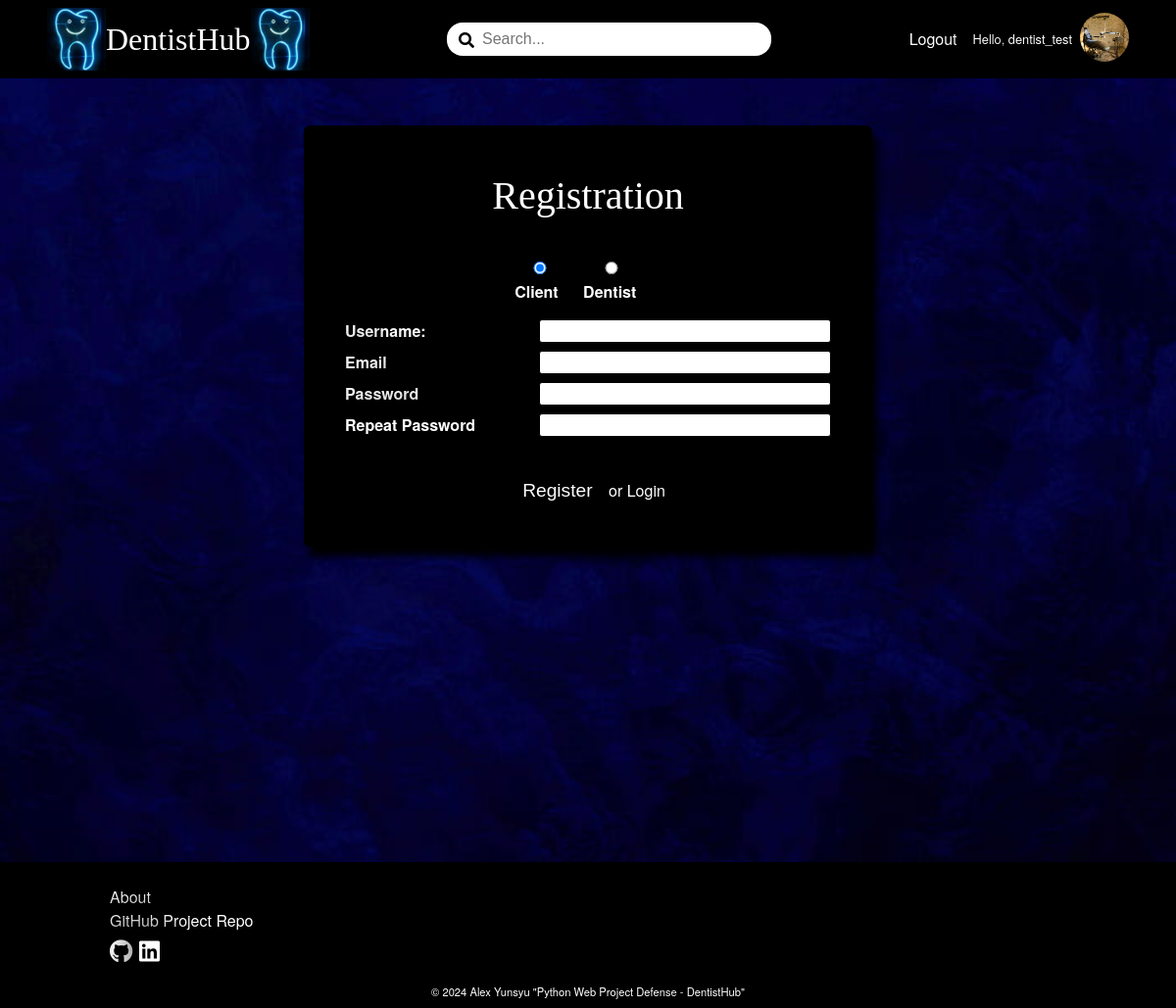
The page /account/register/ (signed in) on the database its author committed.
### DentistBook/account/models.py (models this page shows)
class AppUser(AbstractUser):
    MAX_LENGTH_ROLE = 15
    ROLES = (
        ('Client', 'Client'),
        ('Dentistsoffice', 'Dentist'),
    )
    role = models.CharField(
        max_length=MAX_LENGTH_ROLE,
        choices=ROLES,
        blank=True
    )

### DentistBook/dentistsoffice/models.py (models this page shows, shortened)
class DentistsofficeProfile(models.Model):
    MIN_LENGTH_NAME = 2
    MAX_LENGTH_NAME = 50
    MIN_LENGTH_ADDRESS = 5
    MAX_LENGTH_ADDRESS = 50
    MIN_LENGTH_CITY = 2
    MAX_LENGTH_CITY = 50
    MAX_DIGITS_GEOLOCATION = 18
    DECIMAL_PLACES_GEOLOCATION = 15
    MIN_VALUE_GEOLOCATION_LATITUDE = -90
    MAX_VALUE_GEOLOCATION_LATITUDE = 90
    MIN_VALUE_GEOLOCATION_LONGITUDE = -180
    MAX_VALUE_GEOLOCATION_LONGITUDE = 180
    MIN_LENGTH_ABOUT = 10
    MAX_LENGTH_ABOUT = 500
    class Meta:
        verbose_name = 'Dentists office Profile'
    name = models.CharField(
        max_length=MAX_LENGTH_NAME,
        validators=(validators.MinLengthValidator(MIN_LENGTH_NAME),),
        null=False,
        blank=False
    )
    address = models.CharField(
        max_length=MAX_LENGTH_ADDRESS,
        validators=(validators.MinLengthValidator(MIN_LENGTH_ADDRESS),),
        null=False,
        blank=False
    )
    city = models.CharField(
        max_length=MAX_LENGTH_CITY,
        validators=(
            validators.MinLengthValidator(MIN_LENGTH_CITY),
            validate_dentistsoffice_city_name,
        ),
        null=False,
        blank=False
    )
    geolocation_latitude = models.DecimalField(
        max_digits=MAX_DIGITS_GEOLOCATION,
        decimal_places=DECIMAL_PLACES_GEOLOCATION,
        validators=(
            validators.MinValueValidator(MIN_VALUE_GEOLOCATION_LATITUDE),
            validators.MaxValueValidator(MAX_VALUE_GEOLOCATION_LATITUDE)
        ),
        null=True,
        blank=True
        )
    geolocation_longitude = models.DecimalField(
        max_digits=MAX_DIGITS_GEOLOCATION,
        decimal_places=DECIMAL_PLACES_GEOLOCATION,
        validators=(
            validators.MinValueValidator(MIN_VALUE_GEOLOCATION_LONGITUDE),
            validators.MaxValueValidator(MAX_VALUE_GEOLOCATION_LONGITUDE)
        ),
        null=True,
        blank=True
        )
    about = models.TextField(
        max_length=MAX_LENGTH_ABOUT,
        validators=(validators.MinLengthValidator(MIN_LENGTH_ABOUT),),
        null=True,
        blank=True
    )
    dentistsoffice_picture = models.ImageField(
        upload_to='dentistsoffice-profile-pictures',
        validators=(validate_dentistsoffice_picture_file_size,),
        null=True,
        blank=True,
    )
    slug = models.SlugField(
        unique=True
    )
    user = models.OneToOneField(
        UserModel,
        on_delete=models.CASCADE,
        primary_key=True
    )

### DentistBook/account/views.py (the view, shortened to what this page needs)
# urls.py: path('register/', UserRegisterView.as_view(), name='register-page'),
class UserRegisterView(views.CreateView):
    template_name = 'account/register-page.html'
    form_class = RegisterUserForm
    success_url = reverse_lazy('home-page')

### DentistBook/account/forms.py (shortened to what this page needs)
class RegisterUserForm(auth_forms.UserCreationForm):
    role = forms.ChoiceField(
        choices=AppUser.ROLES,
        widget=forms.RadioSelect,
        required=True,
        initial='Client'
    )
    class Meta(auth_forms.UserCreationForm.Meta):
        model = UserModel
        fields = ('username', 'email', 'role')

### DentistBook/common/templatetags/custom_filters.py (called while the page is built)
@register.filter
def get_role(user):
    return user.role if user.is_authenticated else ''

### DentistBook/account/templates/account/register-page.html (shortened to what this page needs)
{% extends 'base.html' %}
{% load static %}
{% block content %}
    <div class="wall-picture-container">
        <div class="main-form-container">
        <div class="form-container">
            <h1>Registration</h1>
            <form action="{% url 'register-page' %}" method="post">
                <p>
                    {{ form.role }}
                </p>
                <p>
                    <label for="username">Username:</label>
                    {{ form.username}}
                </p>
                <p>
                    <label for="email">Email</label>
                    {{ form.email }}
                </p>
                <p>
                    <label for="password1">Password</label>
                    {{ form.password1 }}
                </p>
                <p>
                    <label for="password2">Repeat Password</label>
                    {{ form.password2 }}
                </p>
                <div class="form-buttons">
                    <div>
                        <button>Register</button>
                        or
                        <a href="{% url 'login-page' %}">Login</a>
                    </div>
                </div>
            </form>
        </div>
    </div>
    </div>
{% endblock %}

### templates/header.html (shortened to what this page needs)
{% load custom_filters %}
{% load static %}
<div class="home-logo">
    <a href="{% url 'home-page' %}">
        <img src="{% static 'images/dentistsoffice-pole.jpg' %}" alt="dentistsoffice-pole">
        <span>DentistHub</span>
        <img src="{% static 'images/dentistsoffice-pole.jpg' %}" alt="dentistsoffice-pole">
    </a>
</div>
<div class="search-field">
    <span><i class="fas fa-search"></i></span>
    <input type="text" id="search-input" placeholder="Search...">
</div>
<nav class="header-nav-links">
    <ul role="list">
        {% if not request.user.is_authenticated %}
            <li class="nav-item"><a href="{% url 'register-page' %}">Register</a></li>
            <li class="nav-item"><a href="{% url 'login-page' %}">Login</a></li>
        {% else %}
            <li class="nav-item"><a href="{% url 'logout-page' %}">Logout</a></li>
            {% if request.user|get_role == 'Client' %}
                <li class="nav-item nav-profile">
                    <a href="{% url 'client-details' %}">Hello, {{ request.user }}</a>
                    <a href="{% url 'client-details' %}">
                        {% if request.user.clientprofile.profile_picture %}
                            <img src="{{ request.user.clientprofile.profile_picture.url }}" alt="profile-picture-thumbnail" class="profile-picture-thumbnail">
                        {% else %}
                            <img src="{% static 'images/client-default-profile-picture.jpg' %}" alt="default_profile_picture" class="profile-picture-thumbnail">
                        {% endif %}
                    </a>
                </li>
            {% else %}
                <li class="nav-item nav-profile">
                    <a href="{% url 'dentistsoffice-details' slug=request.user.dentistsofficeprofile.slug %}">Hello, {{ request.user }}</a>
                    <a href="{% url 'dentistsoffice-details' slug=request.user.dentistsofficeprofile.slug %}">
                        {% if request.user.dentistsofficeprofile.dentistsoffice_picture %}
                            <img src="{{ request.user.dentistsofficeprofile.dentistsoffice_picture.url }}" alt="dentistsoffice-profile-picture-thumbnail" class="profile-picture-thumbnail">
                        {% else %}
                            <img src="{% static 'images/dentistsoffice-default-profile-picture.jpg' %}" alt="dentistsoffice-default_profile_picture" class="profile-picture-thumbnail">
                        {% endif %}
                    </a>
                </li>
            {% endif %}
        {% endif %}
    </ul>
</nav>

### static/css/styles.css (style rules this page uses)
:root { --button-brown: #370511; }
*, *::before, *::after { box-sizing: border-box; }
body, h1, h2, h3, h4, h5, h6, p, figure, blockquote, dl, dd { margin: 0; }
h1, h2, h3, h4, h5, h6, b, li, p { color: white; text-shadow: -10px -10px 30px rgba(0, 0, 0, 0.9), 10px -10px 30px rgba(0, 0, 0, 0.9), -10px 10px 30px rgba(0, 0, 0, 0.9), 10px 10px 30px rgba(0, 0, 0, 0.9); }
body { color: white; background-image: url('../images/website_photos/background.jpg'); background-size: cover; background-position: center; background-repeat: no-repeat; }
ul[role='list'], ol[role='list'] { list-style: none; padding: 0; margin: 0; }
a { text-decoration: none; color: inherit; }
body { font-family: 'Helvetica Neue', Arial, sans-serif; line-height: 1.5; height: 100% }
main h1 { font-family: Impact, fantasy; font-size: 3rem; }
header nav ul { display: flex; flex-direction: row; gap: 1rem; align-items: center; }
header a { color: white; }
.home-logo a { display: flex; flex-direction: row; align-items: center; font-size: 2rem; font-family: Impact, fantasy; font-weight: 500; }
.home-logo img { width: 60px; }
.search-field { position: relative; width: 30%; }
.search-field span { position: absolute; top: 6px; left: 12px; color: black; z-index: 1; }
.search-field input { padding: 0.5rem 2.25rem; width: 100%; border-radius: 16px; border: none; font-size: 1rem; }
ul { list-style: none; }
a { text-decoration: none; }
button { font-size: 1rem; background: black; color: white; margin: 8px; padding: 4px 4px; border-radius: 8px; border: 0px solid #FFFFFF; cursor: pointer; transition: transform 0.3s, color 0.3s, box-shadow 0.3s; }
.main-form-container { margin: 3rem; display: flex; flex-direction: column; justify-content: center; align-items: center; }
.form-container { background: rgb(0, 0, 0); display: flex; flex-direction: column; width: 580px; border: 2px solid black; border-radius: 6px; padding: 2rem; box-shadow: 5px 10px 8px #000000; }
.form-container h1 { font-size: 2.5rem; text-align: center; margin-bottom: 0.5rem; }
.form-container form p { display: flex; flex-direction: row; justify-content: space-between; margin: 0.5rem; }
.form-container form input, .form-container form textarea { width: 60%; border: 1px solid black; border-radius: 3px; }
div #id_role { display: flex; justify-content: center; align-self: center; width: 100%; }
.form-container form label { font-weight: bold; }
.form-buttons { margin-top: 2rem; display: flex; flex-direction: row; justify-content: center; }
.form-buttons button { font-size: 1.2rem; }
.profile-picture-thumbnail { width: 50px; height: 50px; object-fit: cover; overflow: hidden; border-radius: 50%; }
.nav-profile { display: flex; flex-direction: row; align-items: center; font-size: 0.8rem; gap: 8px; }
h1, h2, h3, h4, h5, h6 { font-family: 'Helvetica Neue', Arial, sans-serif; font-weight: 500; padding: 0.5rem 0; }
.wall-picture-container { position: relative; width: 100%; min-height: 100vh; overflow: hidden; }

### rows shown on the page
AppUser: user "dentist_test", user.dentistsofficeprofile.dentistsoffice_picture (picture)
